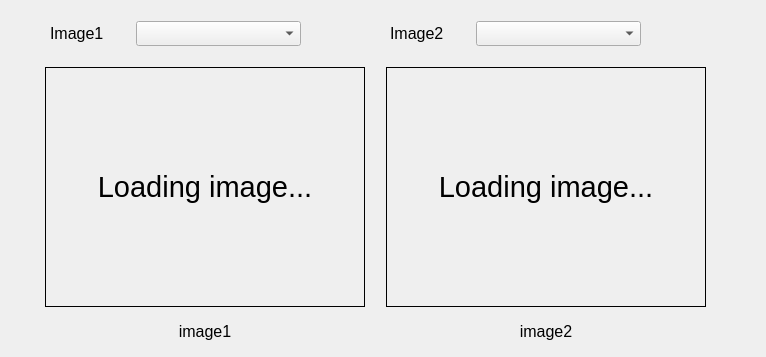
<?xml version="1.0" encoding="UTF-8"?>
<ui version="4.0">
 <class>Form</class>
 <widget class="QWidget" name="Form">
  <property name="geometry">
   <rect>
    <x>0</x>
    <y>0</y>
    <width>766</width>
    <height>357</height>
   </rect>
  </property>
  <property name="windowTitle">
   <string>Form</string>
  </property>
  <widget class="QWidget" name="layoutWidget">
   <property name="geometry">
    <rect>
     <x>30</x>
     <y>60</y>
     <width>691</width>
     <height>281</height>
    </rect>
   </property>
   <layout class="QGridLayout" name="gridLayout">
    <item row="0" column="0" rowspan="2">
     <widget class="QLabel" name="image1">
      <property name="maximumSize">
       <size>
        <width>320</width>
        <height>240</height>
       </size>
      </property>
      <property name="font">
       <font>
        <pointsize>22</pointsize>
       </font>
      </property>
      <property name="autoFillBackground">
       <bool>false</bool>
      </property>
      <property name="frameShape">
       <enum>QFrame::Panel</enum>
      </property>
      <property name="text">
       <string>Loading image...</string>
      </property>
      <property name="alignment">
       <set>Qt::AlignCenter</set>
      </property>
      <property name="wordWrap">
       <bool>false</bool>
      </property>
      <property name="margin">
       <number>0</number>
      </property>
     </widget>
    </item>
    <item row="2" column="0">
     <widget class="QLabel" name="label">
      <property name="font">
       <font>
        <pointsize>12</pointsize>
       </font>
      </property>
      <property name="text">
       <string>image1</string>
      </property>
      <property name="alignment">
       <set>Qt::AlignCenter</set>
      </property>
     </widget>
    </item>
    <item row="2" column="1">
     <widget class="QLabel" name="label_2">
      <property name="maximumSize">
       <size>
        <width>16777215</width>
        <height>20</height>
       </size>
      </property>
      <property name="font">
       <font>
        <pointsize>12</pointsize>
       </font>
      </property>
      <property name="text">
       <string>image2</string>
      </property>
      <property name="alignment">
       <set>Qt::AlignCenter</set>
      </property>
     </widget>
    </item>
    <item row="0" column="1" rowspan="2">
     <widget class="QLabel" name="image2">
      <property name="maximumSize">
       <size>
        <width>320</width>
        <height>240</height>
       </size>
      </property>
      <property name="font">
       <font>
        <pointsize>22</pointsize>
       </font>
      </property>
      <property name="frameShape">
       <enum>QFrame::Panel</enum>
      </property>
      <property name="text">
       <string>Loading image...</string>
      </property>
      <property name="alignment">
       <set>Qt::AlignCenter</set>
      </property>
     </widget>
    </item>
   </layout>
  </widget>
  <widget class="QWidget" name="layoutWidget">
   <property name="geometry">
    <rect>
     <x>50</x>
     <y>20</y>
     <width>251</width>
     <height>27</height>
    </rect>
   </property>
   <layout class="QHBoxLayout" name="horizontalLayout">
    <item>
     <widget class="QLabel" name="label_3">
      <property name="maximumSize">
       <size>
        <width>80</width>
        <height>16777215</height>
       </size>
      </property>
      <property name="font">
       <font>
        <pointsize>12</pointsize>
       </font>
      </property>
      <property name="text">
       <string>Image1</string>
      </property>
     </widget>
    </item>
    <item>
     <widget class="QComboBox" name="camera_comboBox">
      <property name="maximumSize">
       <size>
        <width>16777215</width>
        <height>25</height>
       </size>
      </property>
     </widget>
    </item>
   </layout>
  </widget>
  <widget class="QWidget" name="layoutWidget_2">
   <property name="geometry">
    <rect>
     <x>390</x>
     <y>20</y>
     <width>251</width>
     <height>27</height>
    </rect>
   </property>
   <layout class="QHBoxLayout" name="horizontalLayout_2">
    <item>
     <widget class="QLabel" name="label_4">
      <property name="maximumSize">
       <size>
        <width>80</width>
        <height>16777215</height>
       </size>
      </property>
      <property name="font">
       <font>
        <pointsize>12</pointsize>
       </font>
      </property>
      <property name="text">
       <string>Image2</string>
      </property>
     </widget>
    </item>
    <item>
     <widget class="QComboBox" name="camera_comboBox_2">
      <property name="maximumSize">
       <size>
        <width>16777215</width>
        <height>25</height>
       </size>
      </property>
     </widget>
    </item>
   </layout>
  </widget>
 </widget>
 <resources/>
 <connections/>
</ui>
